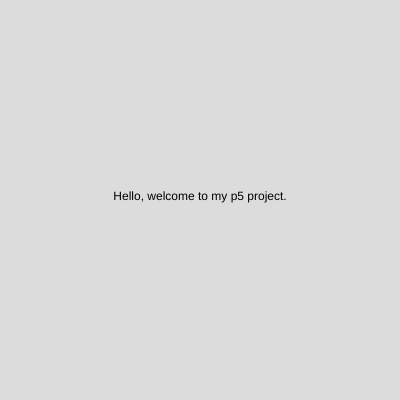
Frame 1 (no input)
Frame 60 (no input): identical to frame 1, image omitted
Frame 120 (the mouse pressed at the canvas centre since frame 60): identical to frame 1, image omitted

The p5.js sketch that drew this single still picture (run headless with seeded random() and noise() and a simulated clock; from frame 60 on, the mouse is pressed at the canvas centre):

// p5.js sketch
// ── sketch.js
let textOne = "Hello, welcome to my p5 project.";
let textTwo = "This is a demonstration of a class system.";
let textThree = "You can store dialogue in an object.";
let textFour = "This sketch is set up to loop through some text!"

let dialogueStore = [];
let currentDialogue = 0;

function setup() {
    createCanvas(400, 400);

    //Create dialogue object and store inside dialogeStore array
    dialogueStore[0] = new Dialogue(textOne, width/2, height/2)
    dialogueStore[1] = new Dialogue(textTwo, width/2, height/2)
    dialogueStore[2] = new Dialogue(textThree, width/2, height/2)
    dialogueStore[3] = new Dialogue(textFour, width/2, height/2)
}

function draw() {
    background(220);
    
    textAlign(CENTER) //I've aligned text to the centre to make it look nicer.
    text(dialogueStore[currentDialogue].text, 
            dialogueStore[currentDialogue].xPos, 
            dialogueStore[currentDialogue].yPos)
    //Our text function works by looking inside the dialogueStore array. We set currentDialogue to 0 at the start.
    //Each time the player clicks the mouse, the currentDialogue goes up by 1, so the text() function reads the data
    //From the object stored in the next array!
}

function mouseClicked() {

    //This if statement checks if the currentDialogue is longer than the lenght of the array. Annoyingly, the .length
    //bit returns the number of objects inside our array. Annoying, while the index starts counting from 0, the array
    //starts counting from 1, so we have to check against dialogueStore.length - 1.
    if (currentDialogue >= dialogueStore.length - 1){ //if currentDialogue is more than or equal to the length of our array...
        currentDialogue = 0; //reset it back to 0.
    }
    else {
        currentDialogue++; //if it is less than dialogueArray.length, then add 1 to currentDialogue to get the next dialogue
    }
    
}

class Dialogue {
    constructor(text, xPos, yPos) {
        this.text = text;
        this.xPos = xPos;
        this.yPos = yPos;
    }
}
